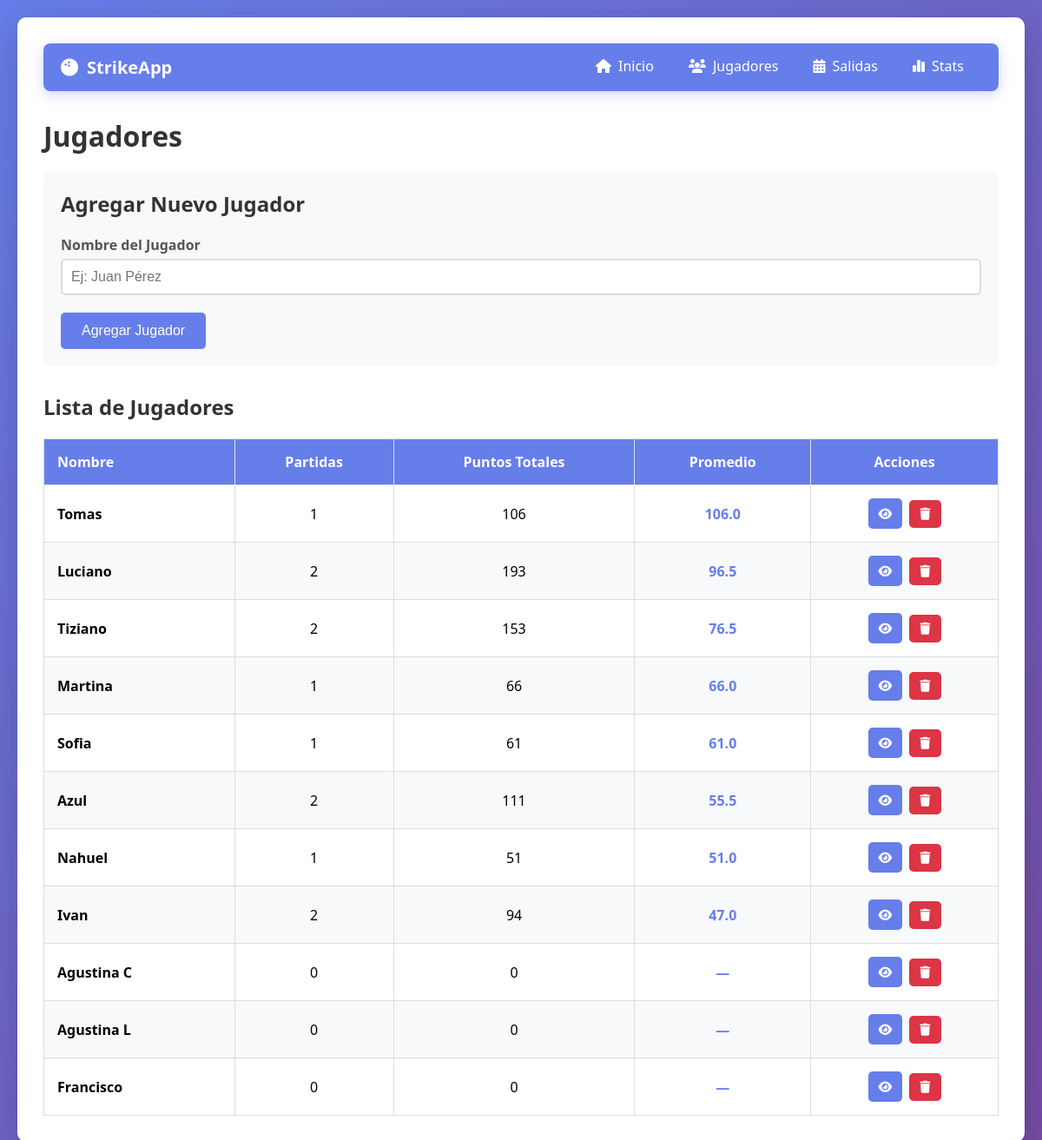
Before: /players with the older database file.
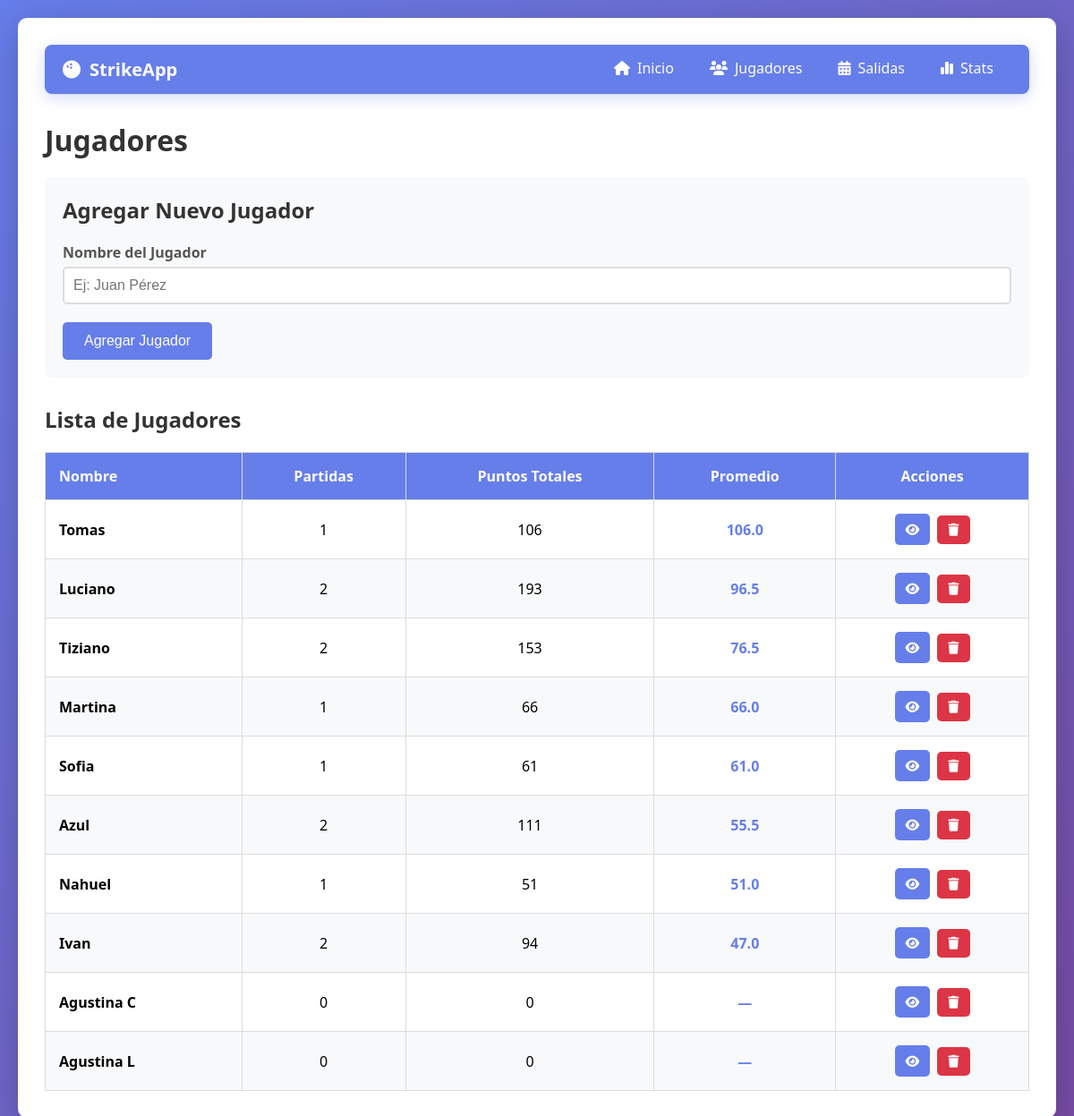
After: the same page with the newer database file.
### tables this page shows
CREATE TABLE players (
            id INTEGER PRIMARY KEY AUTOINCREMENT,
            name TEXT NOT NULL UNIQUE,
            total_games INTEGER DEFAULT 0,
            total_score INTEGER DEFAULT 0,
            average_score REAL DEFAULT 0.0
        );

### bowling_app.py (the view, shortened to what this page needs)
@app.route('/players', methods=['GET', 'POST'])
def players():
    conn = get_db()
    cursor = conn.cursor()
    cursor.execute('SELECT * FROM players ORDER BY average_score DESC, name')
    players_list = cursor.fetchall()
    conn.close()
    return render_template('players.html', players=players_list)

### bowling_app.py (called while the page is built)
def get_db():
    conn = sqlite3.connect(DATABASE)
    conn.row_factory = sqlite3.Row
    return conn

### templates/players.html (shortened to what this page needs)
{% extends "base.html" %}
{% block content %}
<h1>Jugadores</h1>
<div style="background: #f8f9fa; padding: 20px; border-radius: 8px; margin-bottom: 30px;">
    <h2 style="margin-bottom: 20px;">Agregar Nuevo Jugador</h2>
    <form method="POST" action="/players">
        <div class="form-group">
            <label for="name">Nombre del Jugador</label>
            <input type="text" id="name" name="name" required placeholder="Ej: Juan Pérez">
        </div>
        <button type="submit">Agregar Jugador</button>
    </form>
</div>
<h2>Lista de Jugadores</h2>
{% if players %}
    <div style="overflow-x: auto;">
        <table class="players-table" style="width: 100%; border-collapse: collapse; background: white; box-shadow: 0 2px 10px rgba(0,0,0,0.1);">
            <thead>
                <tr style="background: #667eea; color: white;">
                    <th style="padding: 15px; text-align: left; border: 1px solid #ddd;">Nombre</th>
                    <th style="padding: 15px; text-align: center; border: 1px solid #ddd;">Partidas</th>
                    <th style="padding: 15px; text-align: center; border: 1px solid #ddd;">Puntos Totales</th>
                    <th style="padding: 15px; text-align: center; border: 1px solid #ddd;">Promedio</th>
                    <th style="padding: 15px; text-align: center; border: 1px solid #ddd;">Acciones</th>
                </tr>
            </thead>
            <tbody>
                {% for player in players %}
                <tr style="{% if loop.index % 2 == 0 %}background: #f8f9fa;{% endif %}">
                    <td data-label="Nombre" style="padding: 15px; border: 1px solid #ddd; font-weight: 600;">{{ player.name }}</td>
                    <td data-label="Partidas" style="padding: 15px; border: 1px solid #ddd; text-align: center;">{{ player.total_games }}</td>
                    <td data-label="Puntos" style="padding: 15px; border: 1px solid #ddd; text-align: center;">{{ player.total_score }}</td>
                    <td data-label="Promedio" style="padding: 15px; border: 1px solid #ddd; text-align: center; color: #667eea; font-weight: bold;">
                        {{ "%.1f"|format(player.average_score) if player.average_score else "—" }}
                    </td>
                    <td data-label="Acciones" style="padding: 15px; border: 1px solid #ddd; text-align: center;">
                        <div style="display: flex; gap: 8px; justify-content: center; align-items: center;">
                            <a href="/player/{{ player.id }}" class="btn" style="padding: 8px 12px; font-size: 14px;" title="Ver Perfil">
                                <i class="fa-solid fa-eye"></i>
                            </a>
                            <button onclick="confirmDelete({{ player.id }}, '{{ player.name }}')" class="btn" style="padding: 8px 12px; font-size: 14px; background: #dc3545;" title="Eliminar Jugador">
                                <i class="fa-solid fa-trash"></i>
                            </button>
                        </div>
                    </td>
                </tr>
                {% endfor %}
            </tbody>
        </table>
    </div>
{% else %}
    <p style="color: #666; font-style: italic;">No hay jugadores registrados aún.</p>
{% endif %}
{% endblock %}

### templates/base.html (shortened to what this page needs)
<!DOCTYPE html>
<html lang="es">
<head>
    <link rel="stylesheet" href="https://cdnjs.cloudflare.com/ajax/libs/font-awesome/6.4.0/css/all.min.css">
</head>
<body>
    <div class="container">
        <nav>
            <a href="/" class="nav-brand">
                <i class="fa-solid fa-bowling-ball"></i> StrikeApp
            </a>
            <div class="nav-links">
                <a href="/" class="nav-item"><i class="fa-solid fa-house"></i> Inicio</a>
                <a href="/players" class="nav-item"><i class="fa-solid fa-users"></i> Jugadores</a>
                <a href="/outings" class="nav-item"><i class="fa-solid fa-calendar-days"></i> Salidas</a>
                <a href="/stats" class="nav-item"><i class="fa-solid fa-chart-simple"></i> Stats</a>
            </div>
        </nav>
        {% block content %}{% endblock %}
    </div>
</body>
</html>

### templates/base.html (style rules this page uses)
* { margin: 0; padding: 0; box-sizing: border-box; }
body { font-family: 'Segoe UI', Tahoma, Geneva, Verdana, sans-serif; background: linear-gradient(135deg, #667eea 0%, #764ba2 100%); min-height: 100vh; padding: 20px; }
.container { max-width: 1200px; margin: 0 auto; background: white; border-radius: 10px; padding: 30px; box-shadow: 0 10px 40px rgba(0,0,0,0.2); }
h1, h2 { color: #333; margin-bottom: 20px; }
nav { background: #667eea; padding: 0 20px; border-radius: 8px; margin-bottom: 30px; display: flex; justify-content: space-between; align-items: center; box-shadow: 0 4px 15px rgba(102, 126, 234, 0.3); }
.nav-brand { color: white; font-size: 20px; font-weight: bold; text-decoration: none; display: flex; align-items: center; gap: 10px; }
.nav-links { display: flex; }
nav a.nav-item { color: white; text-decoration: none; padding: 15px 20px; display: flex; align-items: center; gap: 8px; transition: all 0.3s; border-bottom: 3px solid transparent; }
.form-group { margin-bottom: 20px; }
label { display: block; margin-bottom: 5px; font-weight: 600; color: #555; }
input[type="text"], input[type="date"], select { width: 100%; padding: 10px; border: 2px solid #ddd; border-radius: 5px; font-size: 16px; transition: border-color 0.3s; }
button, .btn { background: #667eea; color: white; border: none; padding: 12px 24px; border-radius: 5px; cursor: pointer; font-size: 16px; transition: background 0.3s; text-decoration: none; display: inline-block; }

Changed rows visible on the page:
removed players: name "Francisco", total_games "0", total_score "0", average_score "—"
